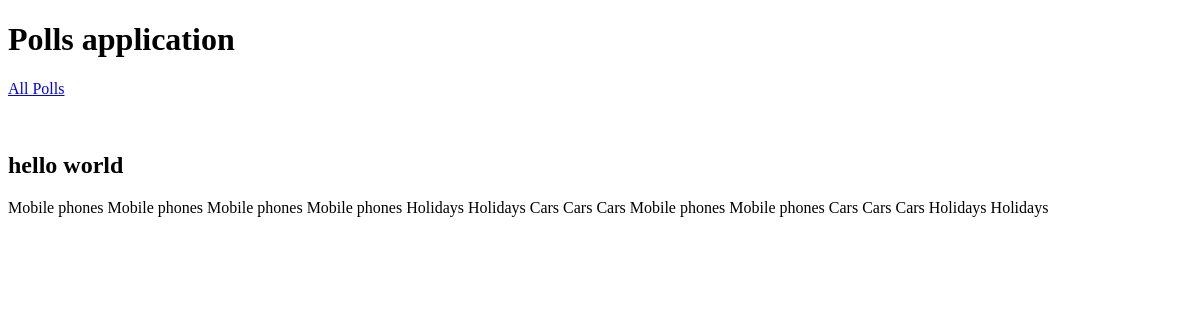
The page /poll/user_results/ (signed in) on the database as committed earlier.
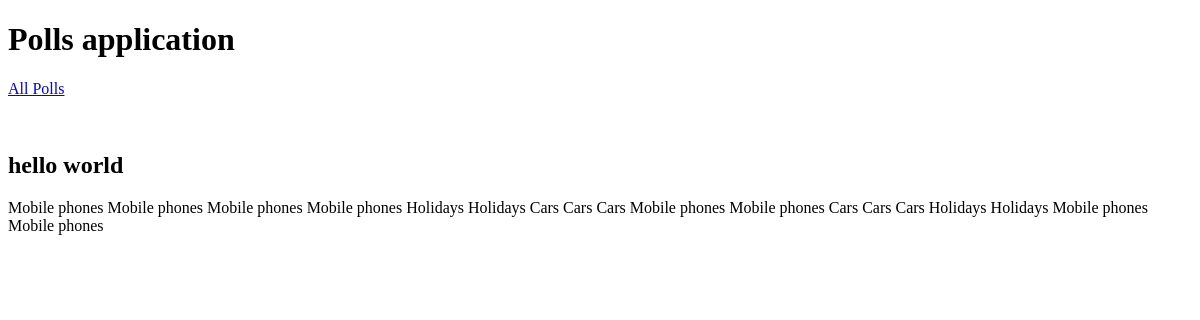
The same page on the database as committed later.
### poll/models.py (models this page shows, shortened)
class Vote(models.Model):
    user = models.ForeignKey(User, on_delete=models.CASCADE)
    poll = models.ForeignKey(Poll, on_delete=models.CASCADE)
    choice = models.ForeignKey(Choice, on_delete=models.CASCADE)

class Poll(models.Model):
    title = models.CharField(max_length=150, db_index=True)
    slug = models.SlugField(max_length=150, unique=True)
    comment = models.TextField(blank=True, db_index=True)
    date_create = models.DateTimeField(auto_now_add=True)
    is_public = models.BooleanField(default=False)
    def __str__(self):
        return self.title

### poll/views.py (the view)
# urls.py: path('user_results/', user_results, name='user_results'),
def user_results(request):
    superuser = request.user.is_superuser
    if superuser is False:
        messages.error(request, 'You are not admin')
        return redirect('polls_list_url')
    else:
        user = User.objects.all()
        for i in user:
            print(i.vote_set.all())
        return render(request, 'poll/user_results.html', {'user': user})

### poll/templates/poll/user_results.html (shortened to what this page needs)
{% extends 'poll/base_poll.html' %}
{% block content %}
<br>
<h2>hello world</h2>
      {% for set in user %}
        {% for poll in set.vote_set.all%}
        {{ poll.poll }}
          {% endfor %}
      {% endfor %}
{% endblock %}

Rows that differ between the two databases and show on the page:
added Vote: poll "Mobile phones"
added Vote: poll "Mobile phones"
